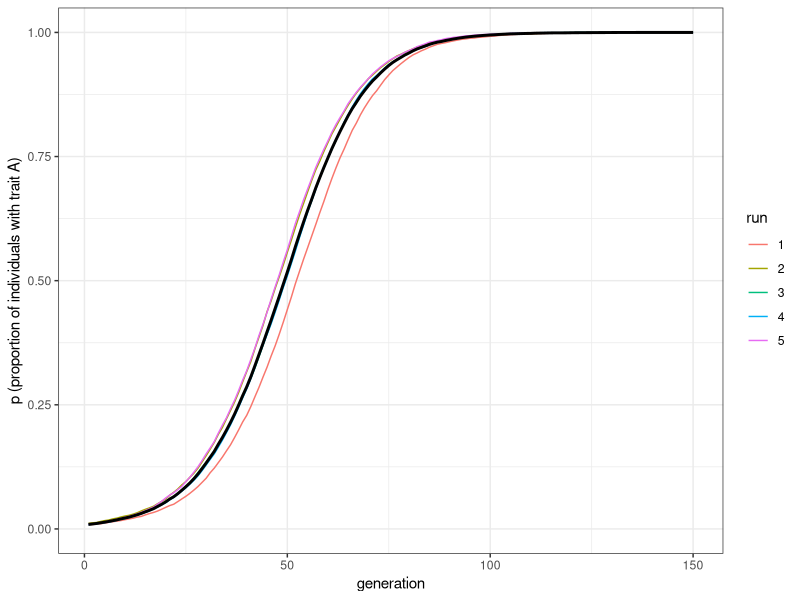
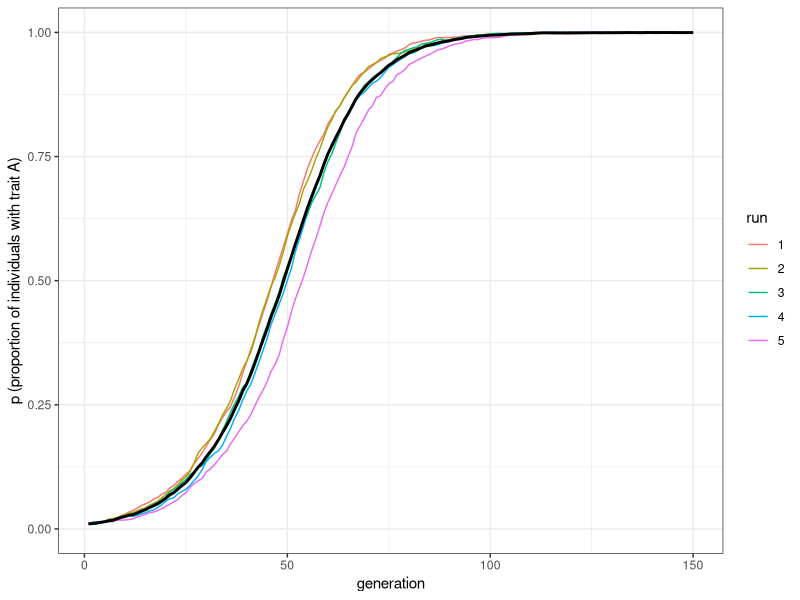
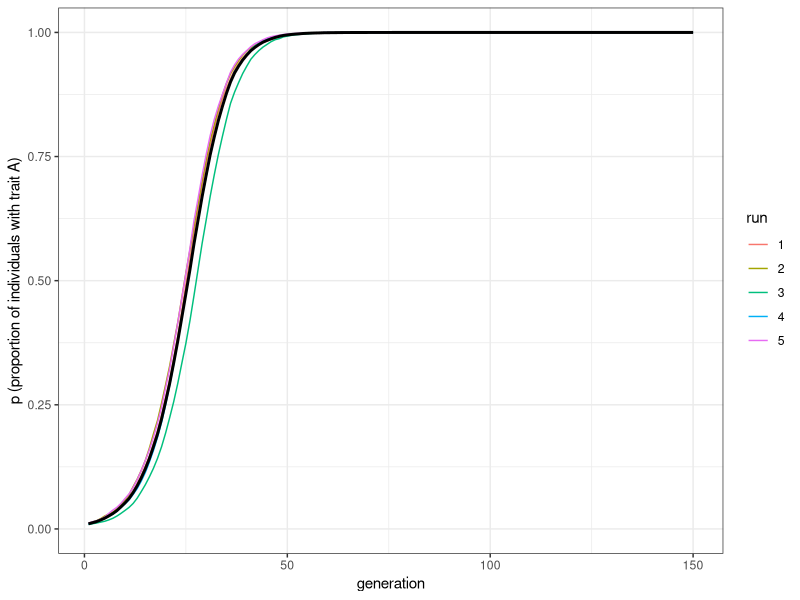

Write R code to recreate these figures, in order.
## ---- chunk 1
library(tidyverse)

biased_transmission_direct <- function (N, s_a, s_b, p_0, t_max, r_max) {
  
  output <- tibble(generation = rep(1:t_max, r_max), p = as.numeric(rep(NA, t_max * r_max)), run = as.factor(rep(1:r_max, each = t_max)))
  
  for (r in 1:r_max) {
  
    population <- tibble(trait = sample(c("A", "B"), N, replace = TRUE, prob = c(p_0, 1 - p_0))) # create first generation
    
    output[output$generation == 1 & output$run == r, ]$p <- sum(population$trait == "A") / N # add first generation's p for run r

    for (t in 2:t_max) {
    
      previous_population <- population # copy individuals to previous_population tibble
      
      demonstrator_trait <- tibble(trait = sample(previous_population$trait, N, replace = TRUE)) 
      # for each individual, pick a random individual from the previous generation to act as demonstrator and store their trait
      
      # biased probabilities to copy:
      copy_a <- sample(c(TRUE, FALSE), N, prob = c(s_a, 1 - s_a), replace = TRUE) 
      copy_b <- sample(c(TRUE, FALSE), N, prob = c(s_b, 1 - s_b), replace = TRUE) 
      
      if (nrow(population[copy_a & demonstrator_trait$trait == "A", ]) > 0) {
        population[copy_a & demonstrator_trait$trait == "A", ]$trait <- "A" 
      }  
      
      if (nrow(population[copy_b & demonstrator_trait$trait == "B", ]) > 0) {
        population[copy_b & demonstrator_trait$trait == "B", ]$trait <- "B" 
      }  
      output[output$generation == t & output$run == r, ]$p <- sum(population$trait == "A") / N # get p and put it into output slot for this generation t and run r
    }
  }
  output # export data from function
}
## ---- chunk 2
plot_multiple_runs <- function(data_model) {
  ggplot(data = data_model, aes(y = p, x = generation)) +
    geom_line(aes(colour = run)) +
    stat_summary(fun = mean, geom = "line", size = 1) +
    ylim(c(0, 1)) +
    theme_bw() +
    labs(y = "p (proportion of individuals with trait A)")
}
## ---- chunk 3
data_model <- biased_transmission_direct(N = 10000, s_a = 0.1, s_b = 0 , p_0 = 0.01, t_max = 150, r_max = 5)
plot_multiple_runs(data_model)
## ---- chunk 4
data_model <- biased_transmission_direct(N = 10000, s_a = 0.6, s_b = 0.5 , p_0 = 0.01, t_max = 150, r_max = 5)
plot_multiple_runs(data_model)
## ---- chunk 5
data_model <- biased_transmission_direct(N = 10000, s_a = 0.2, s_b = 0 , p_0 = 0.01, t_max = 150, r_max = 5)
plot_multiple_runs(data_model)
